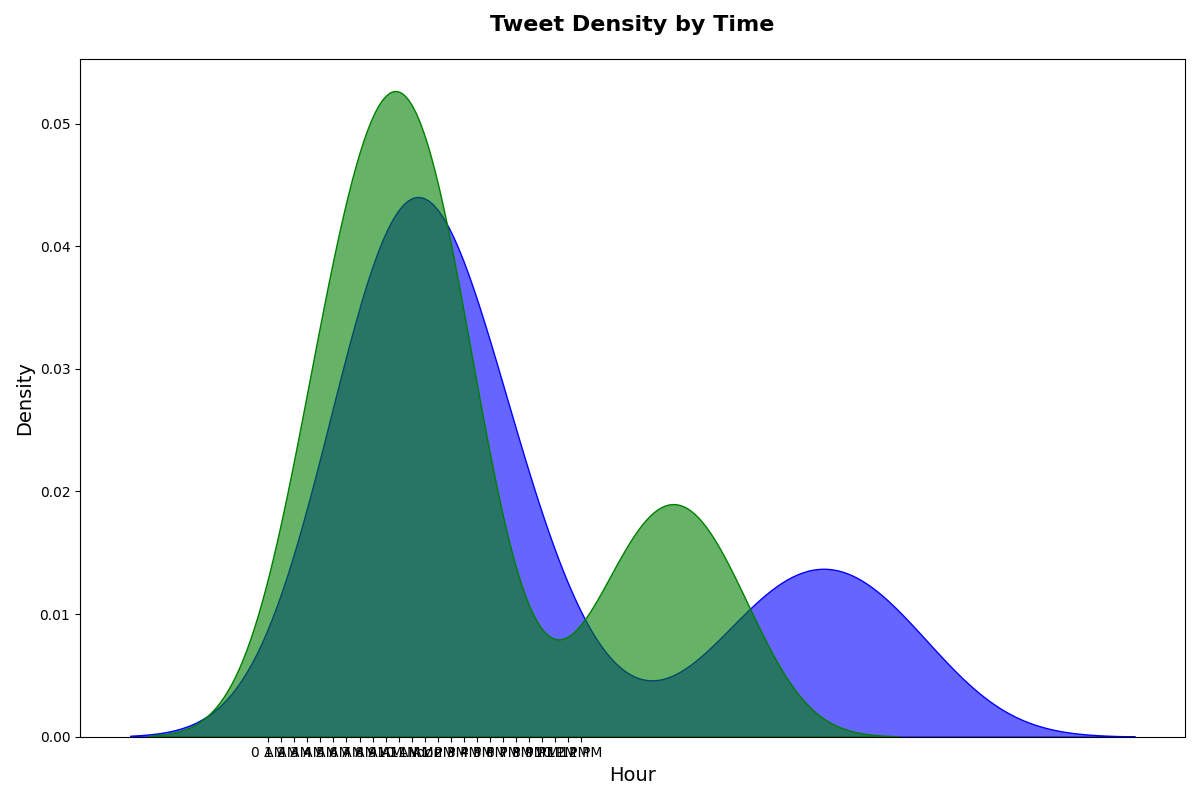

Python code for this plot:
import numpy as np
import matplotlib.pyplot as plt
import seaborn as sns

# Data for plotting
time_of_day = np.linspace(0, 24, 100)
tweets_ai = np.piecewise(time_of_day,
                         [time_of_day < 6, (time_of_day >= 6) & (time_of_day < 12), (time_of_day >= 12) & (time_of_day < 18), time_of_day >= 18],
                         [lambda x: 10 + 2*x, lambda x: 25 - 1.5*x, lambda x: 5 + 2.5*x, lambda x: 30 - x])
tweets_blockchain = np.piecewise(time_of_day,
                                 [time_of_day < 6, (time_of_day >= 6) & (time_of_day < 12), (time_of_day >= 12) & (time_of_day < 18), time_of_day >= 18],
                                 [lambda x: 8 + 1.5*x, lambda x: 20 - x, lambda x: 4 + 1.8*x, lambda x: 22 - 0.8*x])

# Plot setup
fig, ax = plt.subplots(figsize=(12, 8))
sns.kdeplot(tweets_ai, color='blue', shade=True, alpha=0.6, ax=ax)
sns.kdeplot(tweets_blockchain, color='green', shade=True, alpha=0.6, ax=ax)

# Customize text
ax.set_title('Tweet Density by Time', fontsize=16, fontweight='bold', pad=20)
ax.set_xlabel('Hour', fontsize=14)
ax.set_ylabel('Density', fontsize=14)
plt.xticks(np.arange(0, 25, step=1), labels=[f'{int(i)} AM' if i < 12 else ('Noon' if i == 12 else f'{int(i)-12} PM') for i in np.arange(0, 25, step=1)])

plt.tight_layout()
plt.show()
